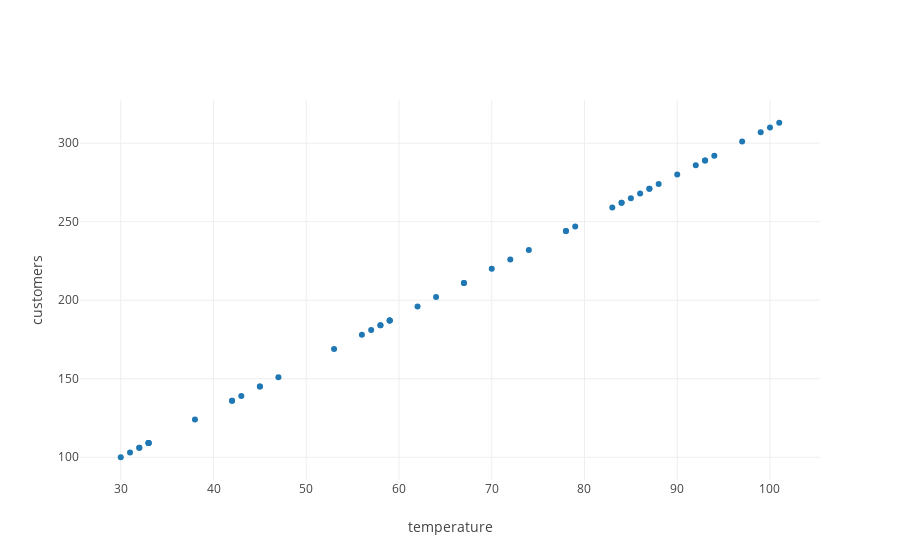

Write notebook code for a chart like this one.
### Markdown cell above
Ok, so let's plot our data.

### Code cell
from graph import trace_values, plot
data_trace = trace_values(random_temperatures, perfect_customers, name = 'initial data')
layout = {'yaxis': {'title': 'customers'}, 'xaxis': {'title': 'temperature'}}
plot([data_trace], layout = layout)

### Figure 1 — Plotly figure (JSON) as saved in the notebook; plotly's stock layout.template omitted (floating-point values rounded to 4 significant figures)
{"data": [{"mode": "markers", "name": "initial data", "text": [], "type": "scatter", "uid": "56d0a12e-8392-49d5-8380-914d1afb424b", "x": [47, 38, 62, 45, 93, 87, 90, 78, 56, 42, 92, 33, 79, 85, 30, 87, 64, 59, 43, 70, 33, 32, 33, 99, 31, 78, 57, 84, 33, 97, 58, 86, 93, 100, 59, 74, 59, 58, 88, 67, 32, 83, 101, 42, 53, 67, 45, 72, 94, 84], "y": [151, 124, 196, 145, 289, 271, 280, 244, 178, 136, 286, 109, 247, 265, 100, 271, 202, 187, 139, 220, 109, 106, 109, 307, 103, 244, 181, 262, 109, 301, 184, 268, 289, 310, 187, 232, 187, 184, 274, 211, 106, 259, 313, 136, 169, 211, 145, 226, 292, 262]}], "layout": {"autosize": true, "xaxis": {"autorange": true, "range": [25.65, 105.3], "title": {"text": "temperature"}, "type": "linear"}, "yaxis": {"autorange": true, "range": [84.4, 328.6], "title": {"text": "customers"}, "type": "linear"}}}
